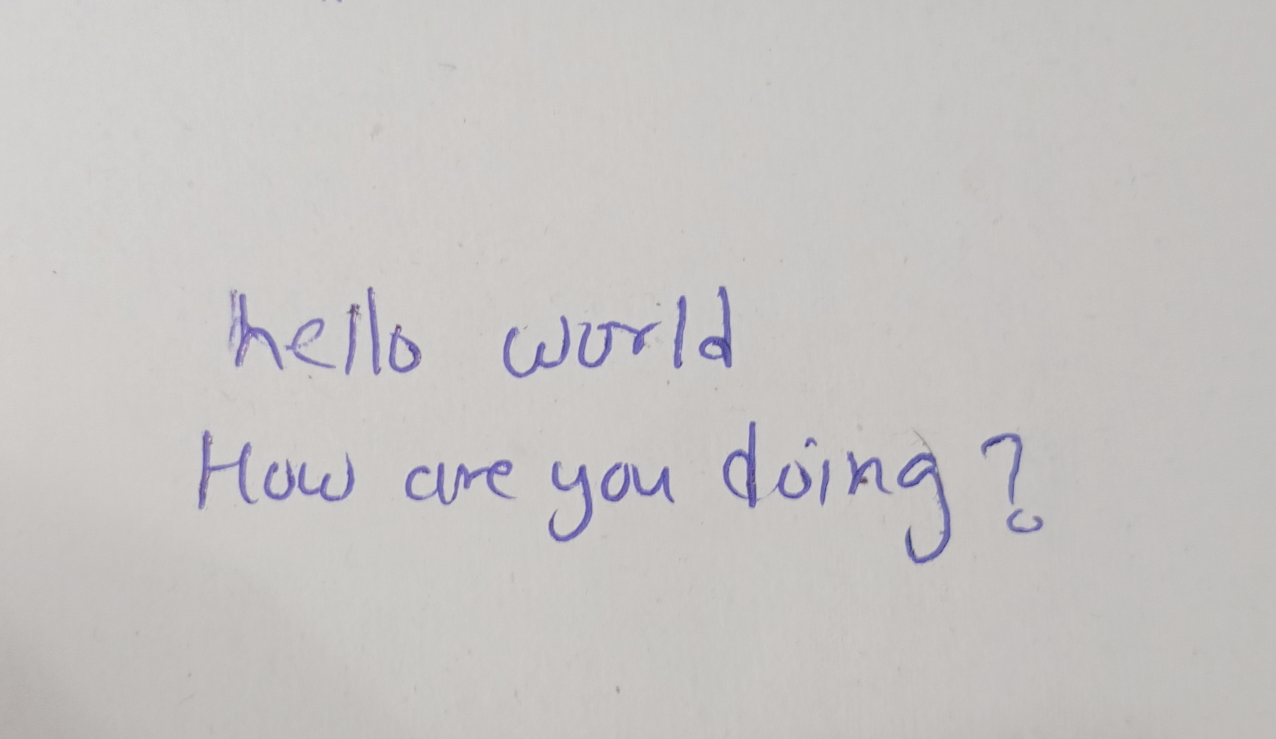
#> input picture IMG_20260412_070458.jpg, 2551 x 1477 px (shown at 1/2 size)
$ python -i preprocessing.py   (imports and definitions only)
#> lines starting #> are read from the running program, lines starting #| are printed output that depends on the picture; after the words box and inside, x2 and y2 are one past the last pixel; in counts of white or black regions, pixels touching at a corner belong together
"""
Generic Image Preprocessing Module
Handles: loading, deskewing, line segmentation, line splitting, basic preparation
Used for full-page OCR workflow
"""

import cv2
import numpy as np
from pathlib import Path
from typing import List, Optional, Tuple


def load_image(image_path: str, target_width: int = 2000) -> np.ndarray:
    """
    Load and resize image to standard width while maintaining aspect ratio.

    Args:
        image_path: Path to image file
        target_width: Target width for resizing (default 2000)

    Returns:
        Grayscale image as numpy array

    Raises:
        ValueError: If image cannot be loaded
    """
#> called with image_path = '../IMG_20260412_070458.jpg', target_width = 2000
    img = cv2.imread(image_path, cv2.IMREAD_GRAYSCALE)
#> img: shape (1477, 2551); min 48, max 222, mean 196.8
    if img is None:
        raise ValueError(f"Cannot load image: {image_path}")

    h, w = img.shape
#> h = 1477; w = 2551
    if w != target_width:
        scale = target_width / w
#> scale = 0.784
        new_h = int(h * scale)
#> new_h = 1157
        img = cv2.resize(img, (target_width, new_h))
#> img: shape (1157, 2000)

    return img


def deskew(img: np.ndarray) -> np.ndarray:
    """
    Deskew image using minAreaRect and rotation.
    Corrects slight page tilting/rotation.

    Args:
        img: Input grayscale image

    Returns:
        Deskewed image
    """
    # Threshold and invert for contour detection
    _, binary = cv2.threshold(img, 0, 255, cv2.THRESH_BINARY_INV + cv2.THRESH_OTSU)
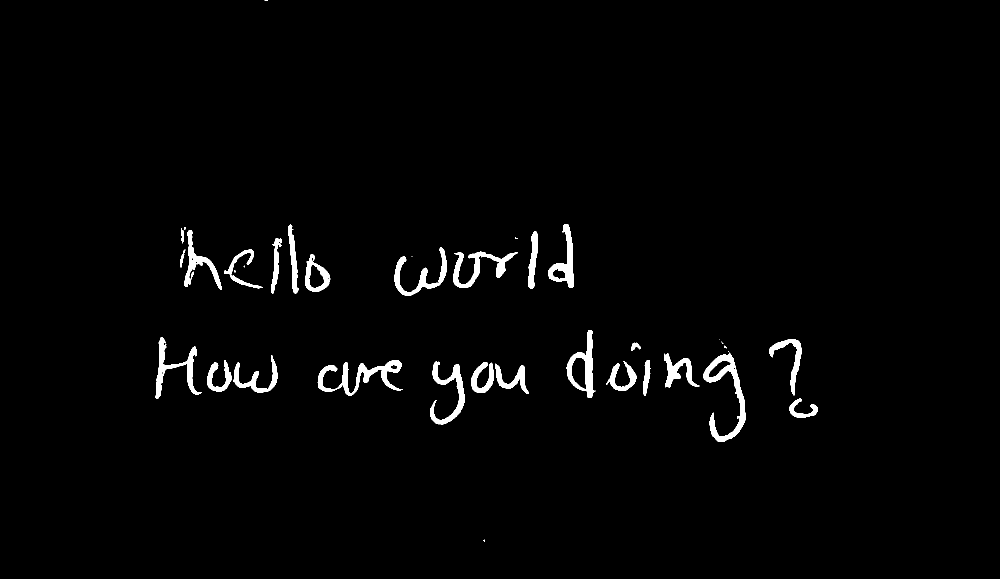
#> binary: shape (1157, 2000) (shown at 1/2 size); 1.9% white; 37 white regions (11 under 20 px), largest, box (x1, y1, x2, y2) and area: (1407, 705, 1491, 883) 3903, (635, 721, 806, 791) 3550, (906, 503, 1036, 576) 2665

    # Dilate to connect nearby pixels
    kernel = cv2.getStructuringElement(cv2.MORPH_RECT, (25, 5))
    dilated = cv2.dilate(binary, kernel, iterations=1)
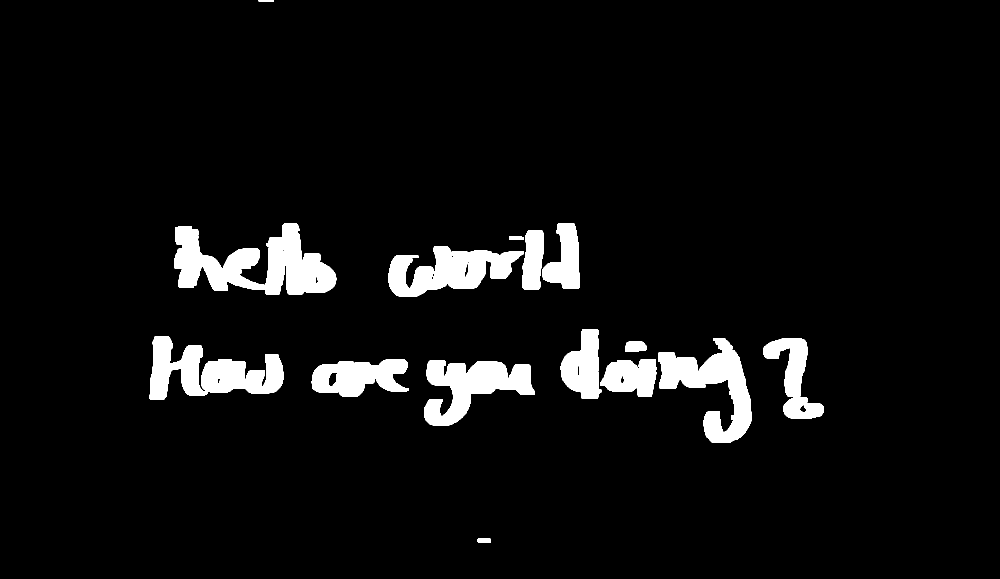
#> dilated: shape (1157, 2000) (shown at 1/2 size); 5.7% white; 17 white regions, largest, box (x1, y1, x2, y2) and area: (348, 447, 673, 589) 24438, (299, 672, 568, 800) 17751, (1316, 700, 1503, 885) 16018

    # Find rotation angle
    coords = np.column_stack(np.where(dilated > 0))
#> coords = 132629 pairs, first value 0 to 1084, second value 299 to 1647
    if len(coords) == 0:
        return img

    rect = cv2.minAreaRect(coords)
#> rect = ((701.8, 896.7), (804.8, 1395.8), -32.59)
    angle = rect[-1]
#> angle = -32.59

    # Normalize angle
    if angle < -45:
        angle = -(90 + angle)
    else:
        angle = -angle
#> angle = 32.59

    # Apply rotation if significant
    if 0.5 < abs(angle) < 15:
        h, w = img.shape
        center = (w // 2, h // 2)
        M = cv2.getRotationMatrix2D(center, angle, 1.0)
        img = cv2.warpAffine(img, M, (w, h), borderMode=cv2.BORDER_REPLICATE)

    return img


def get_lines(img: np.ndarray) -> List[np.ndarray]:
    """
    Segment image into individual text lines using horizontal projection.

    Args:
        img: Input grayscale image

    Returns:
        List of line images (each is a 2D array)
    """
    # Threshold and invert
    _, binary = cv2.threshold(img, 0, 255, cv2.THRESH_BINARY_INV + cv2.THRESH_OTSU)

    # Horizontal projection: sum pixel values per row
    row_sums = np.sum(binary, axis=1).astype(np.float32)
#> row_sums = 1157 values, max 97410 at index 739, min 0 at index 2, mean 9523.2
    row_sums = cv2.GaussianBlur(row_sums.reshape(-1, 1), (1, 15), 0).flatten()
#> row_sums = 1157 values, max 94779.4 at index 738, min 0 at index 9, mean 9522.7

    # Threshold to identify text rows
    threshold = 0.05 * np.percentile(row_sums, 90)
#> threshold = 2153.7
    is_text = row_sums > threshold

    # Extract contiguous text regions
    lines = []
    start = None
    for i, val in enumerate(is_text):
        if val and start is None:
            start = i
        elif not val and start is not None:
            # Only keep lines with minimum height
            if i - start > 15:
                lines.append(img[start:i, :])
            start = None
#> this loop made 1157 passes
#> start on passes 450, 665: 449, 664
#> after the loop, lines = 2 items

    if start is not None and len(is_text) - start > 15:
        lines.append(img[start : len(is_text), :])

    return lines


def split_line(line: np.ndarray, max_width: int = 1000) -> List[np.ndarray]:
    """
    Split wide text lines into chunks if they exceed max_width.
    Finds the best split point (whitespace area) near the middle.

    Args:
        line: Single line image
        max_width: Maximum line width before splitting

    Returns:
        List of line chunks (usually 1 or 2 items)
    """
    h, w = line.shape
    if w <= max_width:
        return [line]

    # Find best split point in middle region
    mid_start = int(w * 0.4)
    mid_end = int(w * 0.6)
    middle = line[:, mid_start:mid_end]

    col_sums = np.sum(middle, axis=0)
    split_pos = mid_start + np.argmin(col_sums)  # Find whitespace area

    return [line[:, :split_pos], line[:, split_pos:]]


def prepare_line(line: np.ndarray, height: int = 64) -> Optional[np.ndarray]:
    """
    Prepare a single line for model input.

    - Resize to fixed height while maintaining aspect ratio
    - Normalize pixel values
    - Add padding

    Args:
        line: Input line image
        height: Target height (default 64 matches CRNN training)

    Returns:
        Prepared line image, or None if line is too small/invalid
    """
    h, w = line.shape
    if h < 5 or w < 5:
        return None

    # Scale to target height
    scale = height / h
    new_w = int(w * scale)
    line = cv2.resize(line, (new_w, height))

    # Normalize intensity
    line = cv2.normalize(line, None, 0, 255, cv2.NORM_MINMAX)

    # Add padding (white space) around line
    line = cv2.copyMakeBorder(line, 10, 10, 10, 10, cv2.BORDER_CONSTANT, value=255)

    return line


class ImagePreprocessor:
    """
    High-level image preprocessing pipeline for full-page OCR.

    Usage:
        preprocessor = ImagePreprocessor()
        lines = preprocessor.process_image(image_path)
    """

    def __init__(self, target_width: int = 2000, line_height: int = 64, max_line_width: int = 1000):
        """
        Initialize preprocessor with configuration.

        Args:
            target_width: Initial image width for resizing
            line_height: Target height for each line
            max_line_width: Maximum width before splitting line
        """
        self.target_width = target_width
        self.line_height = line_height
        self.max_line_width = max_line_width

    def process_image(self, image_path: str) -> List[np.ndarray]:
        """
        Process a full-page image and return prepared line images.

        Args:
            image_path: Path to image file

        Returns:
            List of prepared line images ready for model inference
        """
        # Load and deskew
        img = load_image(image_path, self.target_width)
        img = deskew(img)

        # Segment into lines
        lines = get_lines(img)
#> lines = 2 items
        prepared_lines = []

        for line in lines:
            # Split if too wide
            chunks = split_line(line, self.max_line_width)

            for chunk in chunks:
                prepared = prepare_line(chunk, self.line_height)
                if prepared is not None:
                    prepared_lines.append(prepared)
#> this loop made 2 passes
#> (mid_start in split_line, mid_end in split_line, split_pos in split_line) on passes 1 to 2: (800, 1200, 1137), (800, 1200, 1176)
#> pass 1, in split_line, `middle = line[:, mid_start:mid_end]`:
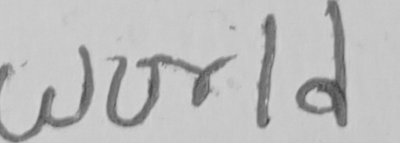
#> middle: shape (143, 400); min 65, max 211, mean 188.5
#> pass 1, in prepare_line, `line = cv2.resize(line, (new_w, height))`:
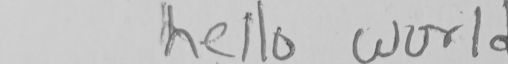
#> line: shape (64, 508); min 77, max 211, mean 195.5
#> pass 1, in prepare_line, `line = cv2.normalize(line, None, 0, 255, cv2.NORM_MINMAX)`:
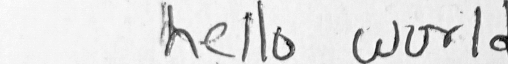
#> line: shape (64, 508); min 0, max 255, mean 225.5
#> pass 1, in prepare_line, `line = cv2.copyMakeBorder(line, 10, 10, 10, 10, cv2.BORDER_CONSTANT, v..`:
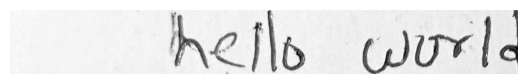
#> line: shape (84, 528); min 0, max 255, mean 233.4
#> after the loop:
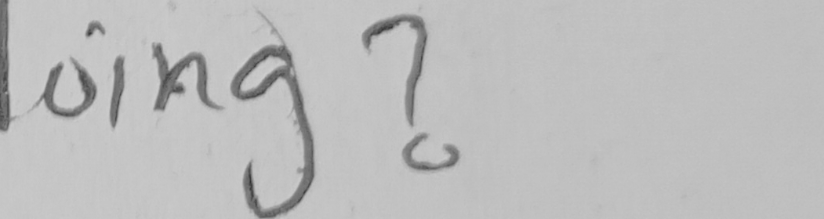
#> chunk: shape (219, 824); min 49, max 207, mean 188.7
#> after the loop, prepared_lines = 4 items

        return prepared_lines

    def process_bytes(self, image_bytes: bytes) -> List[np.ndarray]:
        """
        Process image from bytes.

        Args:
            image_bytes: Raw image bytes

        Returns:
            List of prepared line images
        """
        arr = np.frombuffer(image_bytes, np.uint8)
        img = cv2.imdecode(arr, cv2.IMREAD_GRAYSCALE)

        if img is None:
            raise ValueError("Cannot decode image from bytes")

        # Resize to standard width
        h, w = img.shape
        if w != self.target_width:
            scale = self.target_width / w
            img = cv2.resize(img, (self.target_width, int(h * scale)))

        # Deskew
        img = deskew(img)

        # Segment and prepare
        lines = get_lines(img)
        prepared_lines = []

        for line in lines:
            chunks = split_line(line, self.max_line_width)
            for chunk in chunks:
                prepared = prepare_line(chunk, self.line_height)
                if prepared is not None:
                    prepared_lines.append(prepared)

        return prepared_lines

>>> result = ImagePreprocessor().process_image('../IMG_20260412_070458.jpg')
#> result = 4 items
